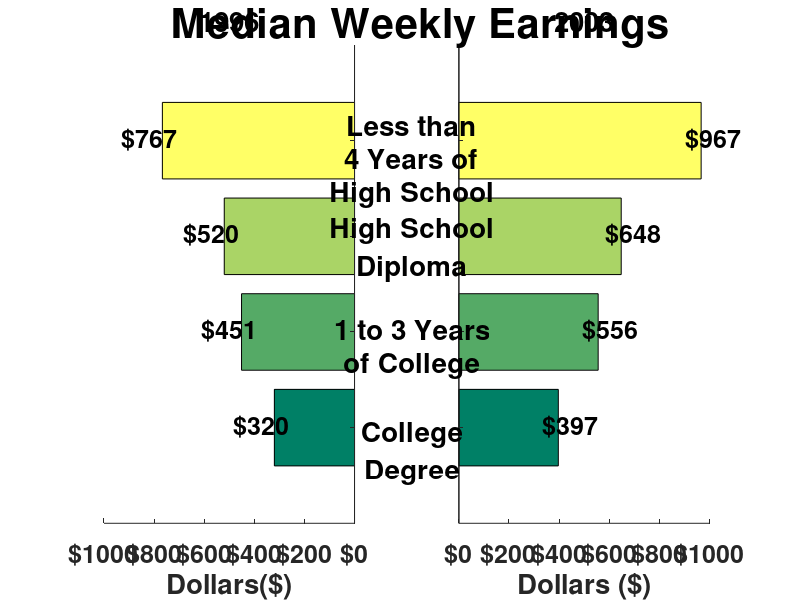

Here is the MATLAB script that generated this plot:
%xaxislocation & yaxislocation charts 
%and reverse both x and y axis in Octave
close all; clear all; clc;
figure("name",upper('Two Horizontal Bars Back to Back Chart'), ...
 "position",[1 21 1366 670])
fs=20; fs3=18; fs2=30;
%%%%%%%%%%%%%%%%%
ha1=annotation ("textbox", [0.1 0 0.85 0.99], "string", ...
             {'Median Weekly Earnings'}, ...
             "fontsize", fs2, 'fontweight','bold',"edgecolor", [1 1 1], ...
             "fitboxtotext", "off", "verticalalignment", "top", ...
             "horizontalalignment", "center",'linestyle','none','linewidth',0.1);
%%%%%%%%%%%%%%%%%
subplot(1,2,1)
data=[320 451 520 767];
hb= barh(1:length(data),diag(data),"stacked");
xlabel('Dollars($)',...
 'fontsize',fs,'fontweight','bold')
ncolor=length(data);
opc=randi([1 18]);
%opc=8;
switch(mod(opc,18))
case 1
Mcolor=jet(ncolor);
case 2
Mcolor=cubehelix(ncolor);
case 3
Mcolor=hsv(ncolor);
case 4
Mcolor=rainbow(ncolor);
case 5
Mcolor=hot(ncolor);
case 6
Mcolor=cool(ncolor);
case 7
Mcolor=spring(ncolor);
case 8
Mcolor=summer(ncolor);
case 9
Mcolor=autumn(ncolor);
case 10
Mcolor=winter(ncolor);
case 11
Mcolor=gray(ncolor);
case 12
Mcolor=bone(ncolor);
case 13
Mcolor=copper(ncolor);
case 14
Mcolor=pink(ncolor);
case 15
Mcolor=ocean(ncolor);
case 16
Mcolor=flag(ncolor);
case 17
Mcolor=lines(ncolor);
case 0
Mcolor=prism(ncolor);
otherwise
endswitch
for i=1:length(data)
set(hb(i),"facecolor",Mcolor(i,:))
endfor
%%%%%%%%%%%%%%%%%%%%%%%%%%%%
set(gca,'YTick',1:1:length(data))
set(gca,'XTick',0:200:1000)
axis([0 1000 0 length(data)+1])
%%%%%%%%%%%%%%%%%%%%%%%%%%%%%%%
% yticklabel
yl=0:200:1000;
y2={};
for i=1:length(yl)
if yl(i)==0
y2(i)=strcat("$",num2str("0"),"");
else
y2(i)=strcat("$",num2str(yl(i)),"");
endif
endfor
Ly={};
set(gca,'xticklabel',y2,'yticklabel',Ly);
set(gca,"fontsize",fs3,"fontweight","bold")
set(gca,"xminortick","off","xgrid","on", ... 
"ygrid","off","gridalpha",0,'gridcolor',[0 0 0]);
set(gca,"xaxislocation","bottom");
set(gca,"yaxislocation","right");
title("1996",'fontsize',fs);
set(gca(),"xdir","reverse")
box off;
%%%%%%%%%%%%%%%%%%%%%%%%%%%%
% data arriba de las barras
for i=1:length(data)
ht=text(data(i)+50,i-0.10,strcat("$",num2str(data(i)),""));
set(ht,'fontsize',fs3,'fontweight','bold', ...
'verticalalignment','bottom', ...
'horizontalalignment','center')
endfor
%set(gca(),"ydir","reverse")
%%%%%%%%%%%%%%%%%%
subplot(1,2,2)
data=[397 556 648 967];
hb= barh(1:length(data),diag(data),"stacked");
xlabel('Dollars ($)',...
 'fontsize',fs,'fontweight','bold')
for i=1:length(data)
set(hb(i),"facecolor",Mcolor(i,:))
endfor
set(gca,"xaxislocation","bottom");
set(gca,"yaxislocation","left");
title("2003",'fontsize',fs);
%%%%%%%%%%%%%%%%%%%%%%%%%%%%
set(gca,'YTick',1:1:length(data))
set(gca,'XTick',0:200:1000)
axis([0 1000 0 length(data)+1])
%%%%%%%%%%%%%%%%%%%%%%%%%%%%%%%
% yticklabel
yl=0:200:1000;
y2={};
for i=1:length(yl)
if yl(i)==0
y2(i)=strcat("$",num2str("0"),"");
else
y2(i)=strcat("$",num2str(yl(i)),"");
endif
endfor
Ly={};
set(gca,'xticklabel',y2,'yticklabel',Ly);
set(gca,"fontsize",fs3,"fontweight","bold")
set(gca,"xminortick","off","xgrid","on", ... 
"ygrid","off","gridalpha",0,'gridcolor',[0 0 0]);
box off;
%%%%%%%%%%%%%%%%%%%%%%%%%%%%
% data arriba de las barras
for i=1:length(data)
ht=text(data(i)+50,i-0.10,strcat("$",num2str(data(i)),""));
set(ht,'fontsize',fs3,'fontweight','bold', ...
'verticalalignment','bottom', ...
'horizontalalignment','center')
endfor
TexC={{'Less than','4 Years of','High School'}, ...
{'High School','Diploma'}, ...
{'1 to 3 Years','of College'}, ...
{'College','Degree'}};
%%%%%%%%%%%%%%%%%%%%%%%%%%%%%
for i=1:length(data)
ha1=annotation ("textbox", [0.1 0 0.83 0.81-(i-1)*0.17], "string", ...
             cellstr(TexC(:,i)), ...
             "fontsize", fs, 'fontweight','bold',"edgecolor", [1 1 1], ...
             "fitboxtotext", "off", "verticalalignment", "top", ...
             "horizontalalignment", "center",'linestyle','none','linewidth',0.1);
endfor
